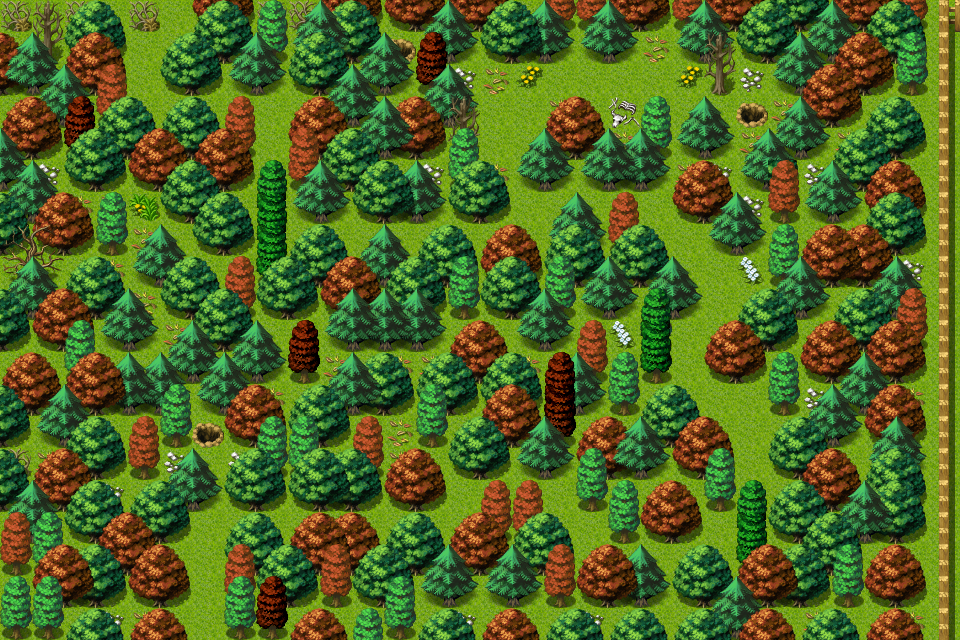

Rendered tile map (Tiled .tmx) drawn with the repository's tilesets; below, a short description and the map source with its tile grids summarised:
An orthogonal 30x20 tile map with 32x32 px tiles, 4 tile layers (Ground, Objects, Above, Top), 2 hidden layers not drawn, 60 tilesets and 12 objects (10x spawn, 2x mapchange).

<map version="1.8" tiledversion="1.8.4" orientation="orthogonal" renderorder="right-down" width="30" height="20" tilewidth="32" tileheight="32" infinite="0" nextlayerid="11" nextobjectid="13">
 <tileset firstgid="1" name="map_bed_1" tilewidth="32" tileheight="32" tilecount="128" columns="16">
  <image source="../drawable/map_bed_1.png" width="512" height="256" />
 </tileset>
 <tileset firstgid="129" name="map_border_1" tilewidth="32" tileheight="32" tilecount="128" columns="16">
  <image source="../drawable/map_border_1.png" width="512" height="256" />
 </tileset>
 <tileset firstgid="257" name="map_bridge_1" tilewidth="32" tileheight="32" tilecount="128" columns="16">
  <image source="../drawable/map_bridge_1.png" width="512" height="256" />
 </tileset>
 <tileset firstgid="385" name="map_bridge_2" tilewidth="32" tileheight="32" tilecount="128" columns="16">
  <image source="../drawable/map_bridge_2.png" width="512" height="256" />
 </tileset>
 <tileset firstgid="513" name="map_broken_1" tilewidth="32" tileheight="32" tilecount="128" columns="16">
  <image source="../drawable/map_broken_1.png" width="512" height="256" />
 </tileset>
 <tileset firstgid="641" name="map_cavewall_1" tilewidth="32" tileheight="32" tilecount="108" columns="18">
  <image source="../drawable/map_cavewall_1.png" width="576" height="192" />
 </tileset>
 <tileset firstgid="749" name="map_cavewall_2" tilewidth="32" tileheight="32" tilecount="108" columns="18">
  <image source="../drawable/map_cavewall_2.png" width="576" height="192" />
 </tileset>
 <tileset firstgid="857" name="map_cavewall_3" tilewidth="32" tileheight="32" tilecount="108" columns="18">
  <image source="../drawable/map_cavewall_3.png" width="576" height="192" />
 </tileset>
 <tileset firstgid="965" name="map_cavewall_4" tilewidth="32" tileheight="32" tilecount="108" columns="18">
  <image source="../drawable/map_cavewall_4.png" width="576" height="192" />
 </tileset>
 <tileset firstgid="1073" name="map_chair_table_1" tilewidth="32" tileheight="32" tilecount="128" columns="16">
  <image source="../drawable/map_chair_table_1.png" width="512" height="256" />
 </tileset>
 <tileset firstgid="1201" name="map_chair_table_2" tilewidth="32" tileheight="32" tilecount="128" columns="16">
  <image source="../drawable/map_chair_table_2.png" width="512" height="256" />
 </tileset>
 <tileset firstgid="1329" name="map_crate_1" tilewidth="32" tileheight="32" tilecount="128" columns="16">
  <image source="../drawable/map_crate_1.png" width="512" height="256" />
 </tileset>
 <tileset firstgid="1457" name="map_cupboard_1" tilewidth="32" tileheight="32" tilecount="128" columns="16">
  <image source="../drawable/map_cupboard_1.png" width="512" height="256" />
 </tileset>
 <tileset firstgid="1585" name="map_curtain_1" tilewidth="32" tileheight="32" tilecount="128" columns="16">
  <image source="../drawable/map_curtain_1.png" width="512" height="256" />
 </tileset>
 <tileset firstgid="1713" name="map_entrance_1" tilewidth="32" tileheight="32" tilecount="128" columns="16">
  <image source="../drawable/map_entrance_1.png" width="512" height="256" />
 </tileset>
 <tileset firstgid="1841" name="map_entrance_2" tilewidth="32" tileheight="32" tilecount="128" columns="16">
  <image source="../drawable/map_entrance_2.png" width="512" height="256" />
 </tileset>
 <tileset firstgid="1969" name="map_fence_1" tilewidth="32" tileheight="32" tilecount="128" columns="16">
  <image source="../drawable/map_fence_1.png" width="512" height="256" />
 </tileset>
 <tileset firstgid="2097" name="map_fence_2" tilewidth="32" tileheight="32" tilecount="128" columns="16">
  <image source="../drawable/map_fence_2.png" width="512" height="256" />
 </tileset>
 <tileset firstgid="2225" name="map_fence_3" tilewidth="32" tileheight="32" tilecount="128" columns="16">
  <image source="../drawable/map_fence_3.png" width="512" height="256" />
 </tileset>
 <tileset firstgid="2353" name="map_fence_4" tilewidth="32" tileheight="32" tilecount="128" columns="16">
  <image source="../drawable/map_fence_4.png" width="512" height="256" />
 </tileset>
 <tileset firstgid="2481" name="map_ground_1" tilewidth="32" tileheight="32" tilecount="128" columns="16">
  <image source="../drawable/map_ground_1.png" width="512" height="256" />
 </tileset>
 <tileset firstgid="2609" name="map_ground_2" tilewidth="32" tileheight="32" tilecount="128" columns="16">
  <image source="../drawable/map_ground_2.png" width="512" height="256" />
 </tileset>
 <tileset firstgid="2737" name="map_ground_3" tilewidth="32" tileheight="32" tilecount="128" columns="16">
  <image source="../drawable/map_ground_3.png" width="512" height="256" />
 </tileset>
 <tileset firstgid="2865" name="map_ground_4" tilewidth="32" tileheight="32" tilecount="128" columns="16">
  <image source="../drawable/map_ground_4.png" width="512" height="256" />
 </tileset>
 <tileset firstgid="2993" name="map_ground_5" tilewidth="32" tileheight="32" tilecount="128" columns="16">
  <image source="../drawable/map_ground_5.png" width="512" height="256" />
 </tileset>
 <tileset firstgid="3121" name="map_ground_6" tilewidth="32" tileheight="32" tilecount="128" columns="16">
  <image source="../drawable/map_ground_6.png" width="512" height="256" />
 </tileset>
 <tileset firstgid="3249" name="map_ground_7" tilewidth="32" tileheight="32" tilecount="128" columns="16">
  <image source="../drawable/map_ground_7.png" width="512" height="256" />
 </tileset>
 <tileset firstgid="3377" name="map_ground_8" tilewidth="32" tileheight="32" tilecount="128" columns="16">
  <image source="../drawable/map_ground_8.png" width="512" height="256" />
 </tileset>
 <tileset firstgid="3505" name="map_house_1" tilewidth="32" tileheight="32" tilecount="128" columns="16">
  <image source="../drawable/map_house_1.png" width="512" height="256" />
 </tileset>
 <tileset firstgid="3633" name="map_house_2" tilewidth="32" tileheight="32" tilecount="128" columns="16">
  <image source="../drawable/map_house_2.png" width="512" height="256" />
 </tileset>
 <tileset firstgid="3761" name="map_indoor_1" tilewidth="32" tileheight="32" tilecount="128" columns="16">
  <image source="../drawable/map_indoor_1.png" width="512" height="256" />
 </tileset>
 <tileset firstgid="3889" name="map_indoor_2" tilewidth="32" tileheight="32" tilecount="128" columns="16">
  <image source="../drawable/map_indoor_2.png" width="512" height="256" />
 </tileset>
 <tileset firstgid="4017" name="map_kitchen_1" tilewidth="32" tileheight="32" tilecount="128" columns="16">
  <image source="../drawable/map_kitchen_1.png" width="512" height="256" />
 </tileset>
 <tileset firstgid="4145" name="map_outdoor_1" tilewidth="32" tileheight="32" tilecount="128" columns="16">
  <image source="../drawable/map_outdoor_1.png" width="512" height="256" />
 </tileset>
 <tileset firstgid="4273" name="map_pillar_1" tilewidth="32" tileheight="32" tilecount="128" columns="16">
  <image source="../drawable/map_pillar_1.png" width="512" height="256" />
 </tileset>
 <tileset firstgid="4401" name="map_pillar_2" tilewidth="32" tileheight="32" tilecount="128" columns="16">
  <image source="../drawable/map_pillar_2.png" width="512" height="256" />
 </tileset>
 <tileset firstgid="4529" name="map_plant_1" tilewidth="32" tileheight="32" tilecount="128" columns="16">
  <image source="../drawable/map_plant_1.png" width="512" height="256" />
 </tileset>
 <tileset firstgid="4657" name="map_plant_2" tilewidth="32" tileheight="32" tilecount="128" columns="16">
  <image source="../drawable/map_plant_2.png" width="512" height="256" />
 </tileset>
 <tileset firstgid="4785" name="map_rock_1" tilewidth="32" tileheight="32" tilecount="128" columns="16">
  <image source="../drawable/map_rock_1.png" width="512" height="256" />
 </tileset>
 <tileset firstgid="4913" name="map_rock_2" tilewidth="32" tileheight="32" tilecount="128" columns="16">
  <image source="../drawable/map_rock_2.png" width="512" height="256" />
 </tileset>
 <tileset firstgid="5041" name="map_roof_1" tilewidth="32" tileheight="32" tilecount="128" columns="16">
  <image source="../drawable/map_roof_1.png" width="512" height="256" />
 </tileset>
 <tileset firstgid="5169" name="map_roof_2" tilewidth="32" tileheight="32" tilecount="128" columns="16">
  <image source="../drawable/map_roof_2.png" width="512" height="256" />
 </tileset>
 <tileset firstgid="5297" name="map_roof_3" tilewidth="32" tileheight="32" tilecount="128" columns="16">
  <image source="../drawable/map_roof_3.png" width="512" height="256" />
 </tileset>
 <tileset firstgid="5425" name="map_shop_1" tilewidth="32" tileheight="32" tilecount="128" columns="16">
  <image source="../drawable/map_shop_1.png" width="512" height="256" />
 </tileset>
 <tileset firstgid="5553" name="map_sign_ladder_1" tilewidth="32" tileheight="32" tilecount="128" columns="16">
  <image source="../drawable/map_sign_ladder_1.png" width="512" height="256" />
 </tileset>
 <tileset firstgid="5681" name="map_table_1" tilewidth="32" tileheight="32" tilecount="128" columns="16">
  <image source="../drawable/map_table_1.png" width="512" height="256" />
 </tileset>
 <tileset firstgid="5809" name="map_trail_1" tilewidth="32" tileheight="32" tilecount="128" columns="16">
  <image source="../drawable/map_trail_1.png" width="512" height="256" />
 </tileset>
 <tileset firstgid="5937" name="map_transition_1" tilewidth="32" tileheight="32" tilecount="128" columns="16">
  <image source="../drawable/map_transition_1.png" width="512" height="256" />
 </tileset>
 <tileset firstgid="6065" name="map_transition_2" tilewidth="32" tileheight="32" tilecount="128" columns="16">
  <image source="../drawable/map_transition_2.png" width="512" height="256" />
 </tileset>
 <tileset firstgid="6193" name="map_transition_3" tilewidth="32" tileheight="32" tilecount="128" columns="16">
  <image source="../drawable/map_transition_3.png" width="512" height="256" />
 </tileset>
 <tileset firstgid="6321" name="map_transition_4" tilewidth="32" tileheight="32" tilecount="128" columns="16">
  <image source="../drawable/map_transition_4.png" width="512" height="256" />
 </tileset>
 <tileset firstgid="6449" name="map_transition_5" tilewidth="32" tileheight="32" tilecount="128" columns="16">
  <image source="../drawable/map_transition_5.png" width="512" height="256" />
 </tileset>
 <tileset firstgid="6577" name="map_tree_1" tilewidth="32" tileheight="32" tilecount="128" columns="16">
  <image source="../drawable/map_tree_1.png" width="512" height="256" />
 </tileset>
 <tileset firstgid="6705" name="map_tree_2" tilewidth="32" tileheight="32" tilecount="128" columns="16">
  <image source="../drawable/map_tree_2.png" width="512" height="256" />
 </tileset>
 <tileset firstgid="6833" name="map_wall_1" tilewidth="32" tileheight="32" tilecount="128" columns="16">
  <image source="../drawable/map_wall_1.png" width="512" height="256" />
 </tileset>
 <tileset firstgid="6961" name="map_wall_2" tilewidth="32" tileheight="32" tilecount="120" columns="15">
  <image source="../drawable/map_wall_2.png" width="480" height="256" />
 </tileset>
 <tileset firstgid="7081" name="map_wall_3" tilewidth="32" tileheight="32" tilecount="120" columns="15">
  <image source="../drawable/map_wall_3.png" width="480" height="256" />
 </tileset>
 <tileset firstgid="7201" name="map_wall_4" tilewidth="32" tileheight="32" tilecount="120" columns="15">
  <image source="../drawable/map_wall_4.png" width="480" height="256" />
 </tileset>
 <tileset firstgid="7321" name="map_window_1" tilewidth="32" tileheight="32" tilecount="128" columns="16">
  <image source="../drawable/map_window_1.png" width="512" height="256" />
 </tileset>
 <tileset firstgid="7449" name="map_window_2" tilewidth="32" tileheight="32" tilecount="128" columns="16">
  <image source="../drawable/map_window_2.png" width="512" height="256" />
 </tileset>
 <layer id="1" name="Ground" width="30" height="20">
  <data>[600 cells, 600 non-empty, 1 distinct tile ids]</data>
 </layer>
 <layer id="2" name="Breadcrumb" width="30" height="20" visible="0">
  <data>[600 cells, 65 non-empty, 1 distinct tile ids]</data>
 </layer>
 <layer id="3" name="Objects" width="30" height="20">
  <data>[600 cells, 450 non-empty, 25 distinct tile ids]</data>
 </layer>
 <layer id="4" name="Above" width="30" height="20">
  <data>[600 cells, 394 non-empty, 19 distinct tile ids]</data>
 </layer>
 <layer id="5" name="Top" width="30" height="20">
  <data>[600 cells, 21 non-empty, 6 distinct tile ids]</data>
 </layer>
 <layer id="6" name="Walkable" width="30" height="20" visible="0">
  <data>[600 cells, 433 non-empty, 1 distinct tile ids]</data>
 </layer>
 <objectgroup id="7" name="Mapevents">
  <object id="1" name="north" type="mapchange" x="160" y="0" width="32" height="32">
   <properties>
    <property name="map" value="sullengard_woods2" />
    <property name="place" value="south" />
   </properties>
  </object>
  <object id="2" name="south" type="mapchange" x="192" y="608" width="32" height="32">
   <properties>
    <property name="map" value="sullengard_woods4" />
    <property name="place" value="north" />
   </properties>
  </object>
 </objectgroup>
 <objectgroup id="8" name="Spawn">
  <object id="3" name="sullengard_venom_snake_spawn1" type="spawn" x="192" y="512" width="288" height="32">
   <properties>
    <property name="quantity" value="3" />
    <property name="spawngroup" value="sullengard_venom_snake" />
   </properties>
  </object>
  <object id="4" name="sullengard_venom_snake_spawn2" type="spawn" x="256" y="224" width="288" height="32">
   <properties>
    <property name="quantity" value="2" />
    <property name="spawngroup" value="sullengard_venom_snake" />
   </properties>
  </object>
  <object id="5" name="sullengard_venom_snake_spawn3" type="spawn" x="480" y="64" width="224" height="64">
   <properties>
    <property name="quantity" value="3" />
    <property name="spawngroup" value="sullengard_venom_snake" />
   </properties>
  </object>
  <object id="6" name="broxwood_spawn1" type="spawn" x="64" y="192" width="128" height="64">
   <properties>
    <property name="spawngroup" value="broxwood" />
   </properties>
  </object>
  <object id="7" name="broxwood_spawn2" type="spawn" x="736" y="64" width="32" height="32">
   <properties>
    <property name="spawngroup" value="broxwood" />
   </properties>
  </object>
  <object id="8" name="broxwood_spawn3" type="spawn" x="576" y="512" width="160" height="64">
   <properties>
    <property name="quantity" value="2" />
    <property name="spawngroup" value="broxwood" />
   </properties>
  </object>
  <object id="9" name="plague_groundberry_spawn1" type="spawn" x="736" y="384" width="32" height="160">
   <properties>
    <property name="spawngroup" value="plague_groundberry" />
   </properties>
  </object>
  <object id="10" name="plague_groundberry_spawn2" type="spawn" x="512" y="192" width="160" height="32">
   <properties>
    <property name="spawngroup" value="plague_groundberry" />
   </properties>
  </object>
  <object id="11" name="plague_groundberry_spawn3" type="spawn" x="128" y="96" width="160" height="32">
   <properties>
    <property name="spawngroup" value="plague_groundberry" />
   </properties>
  </object>
  <object id="12" name="sull_forest_tree_fungus_spawn" type="spawn" x="128" y="64" width="32" height="32">
   <properties>
    <property name="spawngroup" value="sull_forest_tree_fungus" />
   </properties>
  </object>
 </objectgroup>
 <objectgroup id="9" name="Keys" />
 <objectgroup id="10" name="Replace" />
</map>
